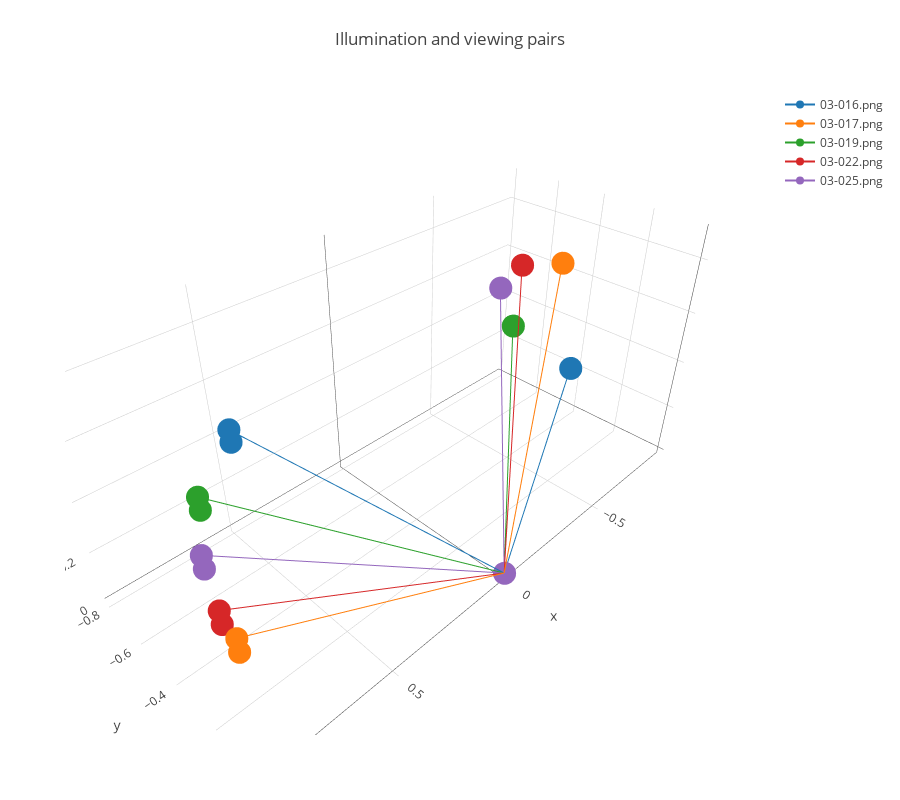

Notebook code cell kept with this figure:
### Code cell
traces = []
list_img = read_img_list()


for i, row in df_viewing[150:155].iterrows():
    illum_x, illum_y, illum_z = polar_to_euclidean(row['illum_theta'],row['illum_phi'])
    view_x, view_y, view_z = polar_to_euclidean(row['view_theta'],row['view_phi'])

    line_x = [illum_x, illum_x, 0, view_x]
    line_y = [illum_y, illum_y, 0, view_y]
    line_z = [illum_z-0.05, illum_z, 0, view_z]
    
    # plotting line
    line_scatter = go.Scatter3d(
        x=line_x,
        y=line_y,
        z=line_z,
        name=os.path.basename(list_img[i])
    )
    
    traces.append(line_scatter)

    
layout = go.Layout(
    title='Illumination and viewing pairs',
    autosize=True,
    width=900,
    height=800,
    margin=dict(
        l=65,
        r=50,
        b=65,
        t=90
    )
)

fig = go.Figure(data=traces, layout=layout)
iplot(fig, filename='elevations-3d-surface')

### Figure 1 — Plotly figure (JSON) as saved in the notebook; plotly's stock layout.template omitted (floating-point values rounded to 4 significant figures)
{"data": [{"name": "03-016.png", "type": "scatter3d", "x": [0.4587, 0.4587, 0, -0.8886], "y": [-0.7911, -0.7911, 0, -0.4084], "z": [0.3546, 0.4046, 0, 0.2088]}, {"name": "03-017.png", "type": "scatter3d", "x": [0.9104, 0.9104, 0, -0.4137], "y": [-0.08641, -0.08641, 0, -0.1901], "z": [0.3546, 0.4046, 0, 0.8903]}, {"name": "03-019.png", "type": "scatter3d", "x": [0.7071, 0.7071, 0, -0.7071], "y": [-0.5774, -0.5774, 0, -0.5774], "z": [0.3582, 0.4082, 0, 0.4082]}, {"name": "03-022.png", "type": "scatter3d", "x": [0.8944, 0.8944, 0, -0.4472], "y": [-0.1826, -0.1826, 0, -0.3651], "z": [0.3582, 0.4082, 0, 0.8165]}, {"name": "03-025.png", "type": "scatter3d", "x": [0.8321, 0.8321, 0, -0.5547], "y": [-0.3548, -0.3548, 0, -0.5322], "z": [0.3764, 0.4264, 0, 0.6396]}], "layout": {"autosize": true, "height": 800, "margin": {"b": 65, "l": 65, "r": 50, "t": 90}, "title": "Illumination and viewing pairs", "width": 900}}
